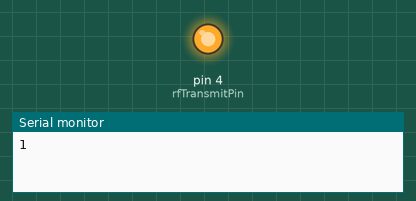
Bench run of a sketch on a simulated Arduino Uno, built with avr-gcc and run on an emulated ATmega328P. Parts: output pins drawn as LEDs (lit = HIGH), the last lines printed to the serial monitor.

Above: at 1.0 s.
At 55.3 s:
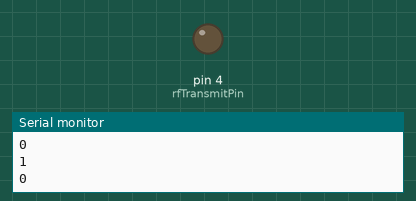
Timing chart, 0 to 59.8 s (numbered marks = the images above):
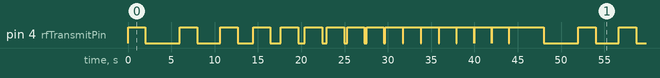

Measured:
- by itself, pin 4 (rfTransmitPin): moves between LOW and HIGH, repeating every 46.0 s
- by itself, everything shown: repeats every 46.0 s, in 34 steps

The sketch:

DataTransmission.ino
```cpp
 #define rfTransmitPin 4  //RF Transmitter pin = digital pin 4
 #define ledPin 13        //Onboard LED = digital pin 13

 void setup(){
  Serial.begin(9600);
   pinMode(rfTransmitPin, OUTPUT);
   //pinMode(ledPin, OUTPUT);
 }

 void loop(){
   for(int i=4000; i>5; i=i-(i/3)){
     digitalWrite(rfTransmitPin, HIGH);     //Transmit a HIGH signal
     Serial.println("1");           //Turn the LED on
     delay(2000);                           //Wait for 1 second

     digitalWrite(rfTransmitPin,LOW);      //Transmit a LOW signal
     Serial.println("0");
    // digitalWrite(ledPin, LOW);            //Turn the LED off
     delay(i);                            //Variable delay
   }
 }
```
